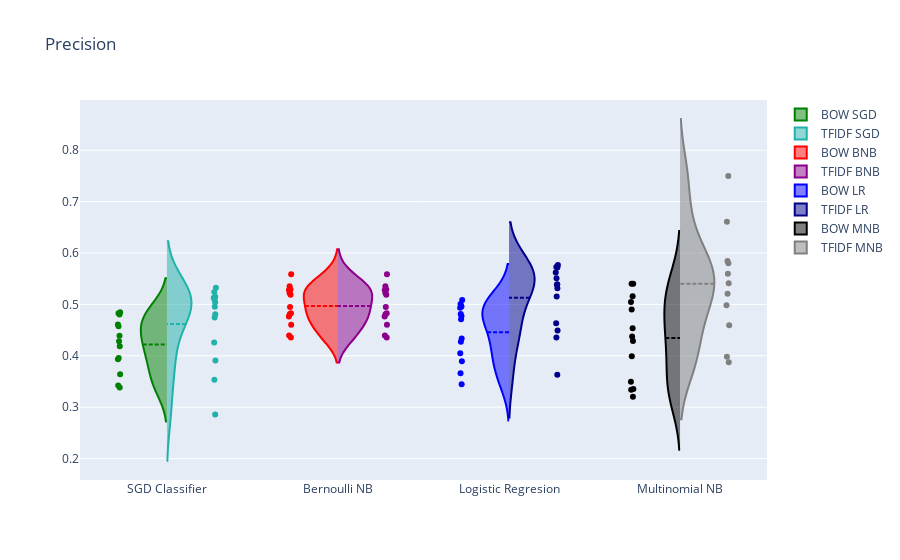

The notebook cell this image was saved under:
### Code cell
dataframe_metrics_q1(prec_BOW_SGD, prec_TFIDF_SGD, prec_BOW_BNB, prec_TFIDF_BNB, prec_BOW_LR, prec_TFIDF_LR,
                 prec_BOW_MNB, prec_TFIDF_MNB, "Precision")

### Figure 1 — Plotly figure (JSON) as saved in the notebook; plotly's stock layout.template omitted (floating-point values rounded to 4 significant figures)
{"data": [{"jitter": 0.05, "line": {"color": "green"}, "meanline": {"visible": true}, "name": "BOW SGD", "pointpos": -1.4, "points": "all", "scalegroup": "BOW", "scalemode": "count", "side": "negative", "type": "violin", "x0": "SGD Classifier", "y": [0.4392, 0.3383, 0.4577, 0.4184, 0.3425, 0.4829, 0.4286, 0.3956, 0.3935, 0.485, 0.4611, 0.4803, 0.3643]}, {"jitter": 0.05, "line": {"color": "lightseagreen"}, "meanline": {"visible": true}, "name": "TFIDF SGD", "pointpos": 1.4, "points": "all", "scalegroup": "TFIDF", "scalemode": "count", "side": "positive", "type": "violin", "x0": "SGD Classifier", "y": [0.4744, 0.4808, 0.3535, 0.524, 0.5324, 0.5103, 0.4259, 0.515, 0.5043, 0.286, 0.5132, 0.391, 0.4954]}, {"jitter": 0.05, "line": {"color": "red"}, "meanline": {"visible": true}, "name": "BOW BNB", "pointpos": -1.4, "points": "all", "scalegroup": "BOW", "scalemode": "count", "side": "negative", "type": "violin", "x0": "Bernoulli NB", "y": [0.4829, 0.519, 0.4808, 0.5291, 0.5586, 0.4949, 0.5221, 0.4766, 0.5355, 0.5279, 0.4605, 0.4357, 0.4394]}, {"jitter": 0.05, "line": {"color": "darkmagenta"}, "meanline": {"visible": true}, "name": "TFIDF BNB", "pointpos": 1.4, "points": "all", "scalegroup": "TFIDF", "scalemode": "count", "side": "positive", "type": "violin", "x0": "Bernoulli NB", "y": [0.4829, 0.519, 0.4808, 0.5291, 0.5586, 0.4949, 0.5221, 0.4766, 0.5355, 0.5279, 0.4605, 0.4357, 0.4394]}, {"jitter": 0.05, "line": {"color": "blue"}, "meanline": {"visible": true}, "name": "BOW LR", "pointpos": -1.4, "points": "all", "scalegroup": "BOW", "scalemode": "count", "side": "negative", "type": "violin", "x0": "Logistic Regresion", "y": [0.4274, 0.3444, 0.5085, 0.3662, 0.4814, 0.3892, 0.5009, 0.496, 0.4049, 0.4934, 0.4774, 0.4713, 0.4337]}, {"jitter": 0.05, "line": {"color": "darkblue"}, "meanline": {"visible": true}, "name": "TFIDF LR", "pointpos": 1.4, "points": "all", "scalegroup": "TFIDF", "scalemode": "count", "side": "positive", "type": "violin", "x0": "Logistic Regresion", "y": [0.5721, 0.3632, 0.5621, 0.5726, 0.4494, 0.4636, 0.5315, 0.5157, 0.5385, 0.5509, 0.4357, 0.5768, 0.5395]}, {"jitter": 0.05, "line": {"color": "black"}, "meanline": {"visible": true}, "name": "BOW MNB", "pointpos": -1.4, "points": "all", "scalegroup": "BOW", "scalemode": "count", "side": "negative", "type": "violin", "x0": "Multinomial NB", "y": [0.4536, 0.5402, 0.3497, 0.5158, 0.5047, 0.3341, 0.4377, 0.49, 0.4288, 0.5401, 0.3202, 0.3994, 0.3352]}, {"jitter": 0.05, "line": {"color": "gray"}, "meanline": {"visible": true}, "name": "TFIDF MNB", "pointpos": 1.4, "points": "all", "scalemode": "count", "side": "positive", "type": "violin", "x0": "Multinomial NB", "y": [0.3981, 0.5598, 0.4595, 0.3873, 0.5209, 0.5803, 0.661, 0.5412, 0.4987, 0.5843, 0.75]}], "layout": {"title": {"text": "Precision"}, "violingap": 0, "violingroupgap": 0.6, "violinmode": "overlay"}}
